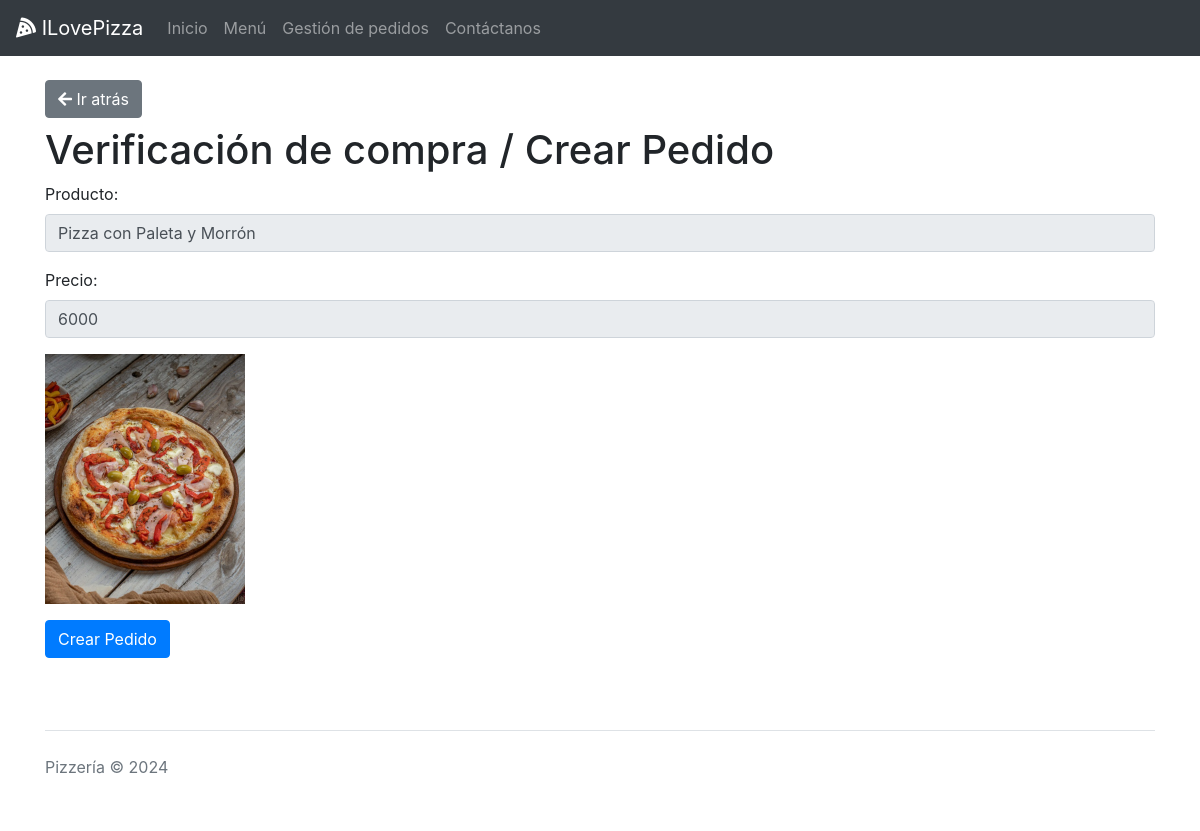
The page /index.php?action=crear_pedido&pizza_id=2 on the database its author committed.
### tables this page shows
CREATE TABLE `pizzas` (
  `id` int(11) NOT NULL,
  `tipo` varchar(100) NOT NULL,
  `precio` int(11) NOT NULL,
  `imagen` varchar(255) DEFAULT NULL
);

### models/Pizza.php (called while the page is built, shortened)
<?php
class Pizza {
    private $conn;
    public function __construct($db) {
        $this->conn = $db;
    }
    public function obtenerPorId($id) {
        $query = "SELECT * FROM pizzas WHERE id = ?";
        $stmt = $this->conn->prepare($query);
        $stmt->bind_param("i", $id);
        $stmt->execute();
        $result = $stmt->get_result();
        return $result->fetch_assoc();
    }
}
?>

### views/pedidos/crear_pedido.php (the view)
<?php include(__DIR__ . '/../partials/header.php'); ?>
<a href="index.php?action=menu" class="btn btn-secondary mb-2">
    <i class="fas fa-arrow-left"></i> Ir atrás
</a>
<h1>Verificación de compra / Crear Pedido</h1>
<form action="index.php?action=crear_pedido&pizza_id=<?= htmlspecialchars($pizza['id']); ?>" method="post">
    <div class="form-group">
        <label for="producto">Producto:</label>
        <input type="text" class="form-control" id="producto" name="producto" value="<?= htmlspecialchars($pizza['tipo']); ?>" readonly>
    </div>
    <div class="form-group">
        <label for="precio">Precio:</label>
        <input type="text" class="form-control" id="precio" name="precio" value="<?= htmlspecialchars($pizza['precio']); ?> " readonly>
    </div>
    <div class="form-group">
        <img src="public/images/<?= htmlspecialchars($pizza['imagen']); ?>" alt="<?= htmlspecialchars($pizza['tipo']); ?>" style="width: 200px;">
    </div>
    <button type="submit" class="btn btn-primary">Crear Pedido</button>
</form>
<?php include(__DIR__ . '/../partials/footer.php'); ?>

### rows shown on the page
pizzas: producto "Pizza con Paleta y Morrón", precio "6000", imagen (picture)
